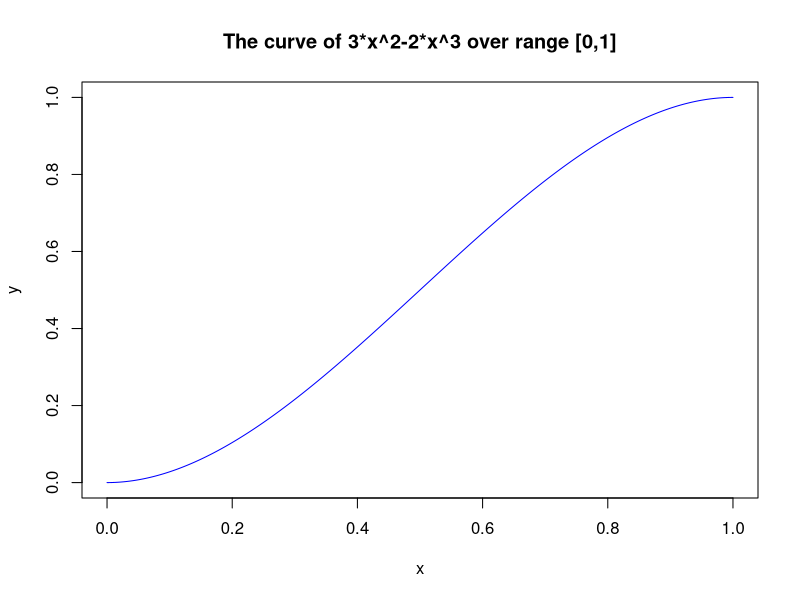
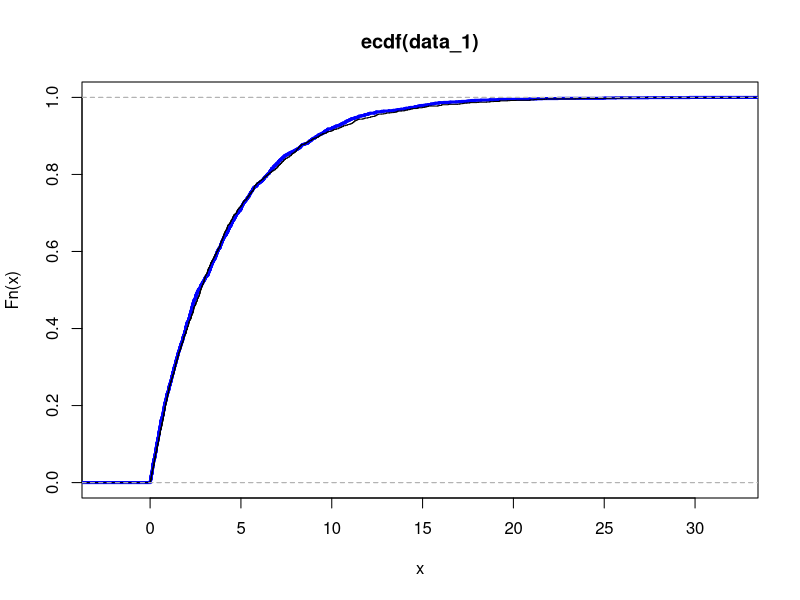
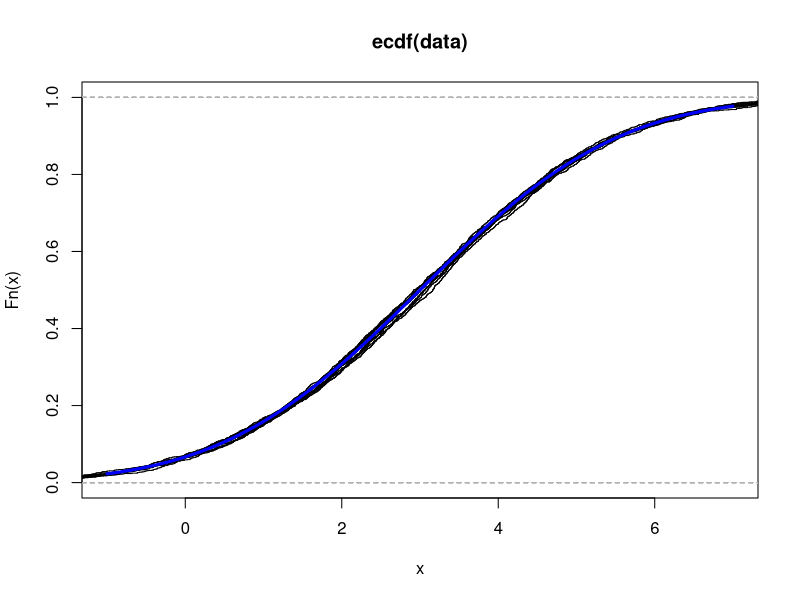
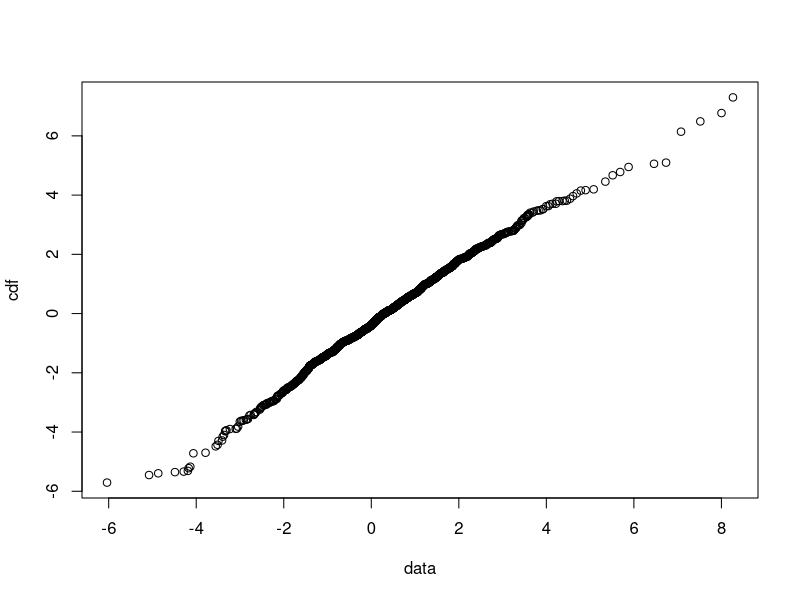

The R script that drew these images, in order:
## ---- chunk 1
x <- seq(0,1,0.001)
y <- 3*x^2-2*x^3
plot(x,y, type="l", col="blue", main="The curve of 3*x^2-2*x^3 over range [0,1]")

3*0.3^2-2*0.3^3
(3*0.3^2-2*0.3^3)*(1-(3*0.3^2-2*0.3^3))/100

## ---- chunk 2
n=100
data_1 = rexp(2000, r=0.25)
edf_1 = ecdf(data_1)
x_base = seq(from=0, to=1, by=0.01)
plot(edf_1, lwd=3, col="blue")

U = runif(2000, min = 0, max = 1)
W <- -4*log(U)
edf_2 = ecdf(W)
lines(edf_2)


## ---- chunk 3
data = rnorm(2000,3,2)
edf = ecdf(data)
x <- seq(from=-1, to=7, by=0.01)
plot(edf,xlim=c(-1,7))

for(i in 1:10){
  data = rnorm(2000,3,2)
  edf = ecdf(data)
  lines(edf,xlim=c(-1,7))
}

lines(x = seq(from=-1, to=7, by=0.01), y = pnorm(x,3,2), xlim=c(-1,7),lwd = 3,col="blue",type="l")
## ---- chunk 4
library(rmutil)
library(ggplot2)
u_1 <- runif(1000, min = 0, max = 0.5)
data_1 <- log(2*u_1)
u_2 <- runif(2000, min = 0.5, max = 1)
data_2 <- -log(2-2*u_2)
data <- c(data_1, data_2)

exp <- rexp(n=2000, rate=1)
binom <- 2*rbinom(n=2000, size=1, p=0.5)-1
cdf <- binom*exp
qqplot(data, cdf)
